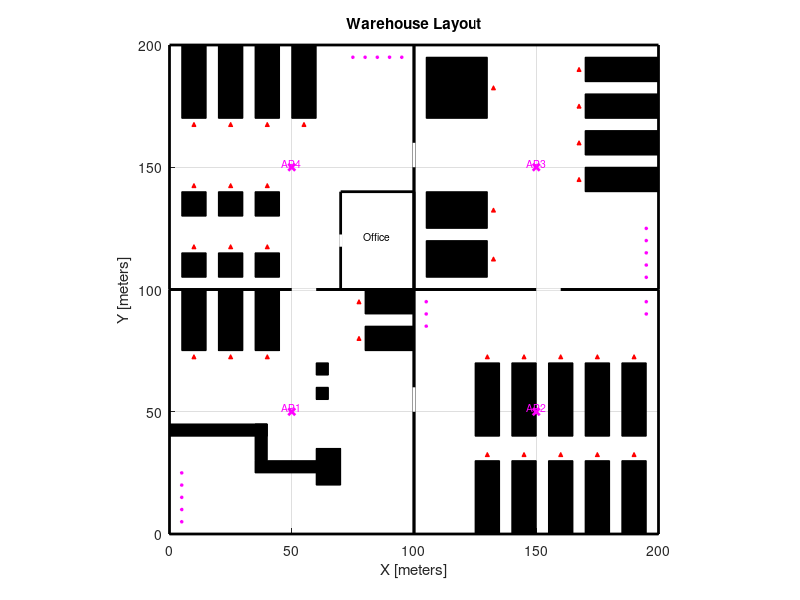

Reproduce this figure in MATLAB.
function warehouse_layout()

% Define the figure
figure;
hold on;
%% 

%%%%% ROOM 1 LAYOUT %%%%%

% Define the outer boundary for Room 1 (100x100 meters)
plot([0 100 100 0 0], [0 0 100 100 0], 'k', 'LineWidth', 2);

% Define the walls (black areas) as filled polygons
% Draw obstacles (partitions and blocks)

% Conveyor for arriving packages
fill([35 35 40 40], [30 45 45 30], 'k'); % Vertical conveyor

fill([35 35 60 60], [25 30 30 25], 'k'); % Horizontal conveyor 1

fill([0 0 40 40], [40 45 45 40], 'k'); % Horizontal conveyor 2

% Block 1
fill([60 60 70 70], [20 35 35 20], 'k'); % Small block near loading station

% Rack 1
fill([5 5 15 15], [75 100 100 75], 'k'); % Unloading rack 1

% Rack 2
fill([20 20 30 30], [75 100 100 75], 'k'); % Unloading rack 2

% Rack 3
fill([35 35 45 45], [75 100 100 75], 'k'); % Unloading rack 3

% Rack 4
fill([80 80 100 100], [90 100 100 90], 'k'); % Unloading rack 4

% Rack 5
fill([80 80 100 100], [75 85 85 75], 'k'); % Unloading rack 5

% Obstacle 1
fill([60 60 65 65], [65 70 70 65], 'k'); % Obstacle 1

% Obstacle 2
fill([60 60 65 65], [55 60 60 55], 'k'); % Obstacle 2

% Define the charging and loading/unloading areas

unloading_x = [10, 25, 40, 77.5, 77.5];
unloading_y = [72.5, 72.5, 72.5, 80, 95];

% Plot the unloading stations
plot(unloading_x, unloading_y, 'r^', 'MarkerSize', 3, 'MarkerFaceColor', 'r');

% Define the robot start positions
robot_positions = [5, 5; 5, 10; 5, 15; 5, 20; 5, 25];

% Plot the robot start positions
hold on;
plot(robot_positions(:,1), robot_positions(:,2), 'mo', 'MarkerSize', 2, 'MarkerFaceColor', 'm');
 

%% 

%%%%% ROOM 2 LAYOUT %%%%%

% Define the outer boundary for Room 2 (100x100 meters)
plot([100 200 200 100 100], [0 0 100 100 0], 'k', 'LineWidth', 2);

% Rack 1
fill([125 125 135 135], [0 30 30 0], 'k'); % Unloading rack 1

% Rack 2
fill([140 140 150 150], [0 30 30 0], 'k'); % Unloading rack 2

% Rack 3
fill([155 155 165 165], [0 30 30 0], 'k'); % Unloading rack 3

% Rack 4
fill([170 170 180 180], [0 30 30 0], 'k'); % Unloading rack 4

% Rack 5
fill([185 185 195 195], [0 30 30 0], 'k'); % Unloading rack 5

% Rack 6
fill([125 125 135 135], [40 70 70 40], 'k'); % Unloading rack 6

% Rack 7
fill([140 140 150 150], [40 70 70 40], 'k'); % Unloading rack 7

% Rack 8
fill([155 155 165 165], [40 70 70 40], 'k'); % Unloading rack 8

% Rack 9
fill([170 170 180 180], [40 70 70 40], 'k'); % Unloading rack 9

% Rack 10
fill([185 185 195 195], [40 70 70 40], 'k'); % Unloading rack 10

% Define the unloading areas

unloading_x = [130, 145, 160, 175, 190, 130, 145, 160, 175, 190];
unloading_y = [32.5, 32.5, 32.5, 32.5, 32.5, 72.5, 72.5, 72.5, 72.5, 72.5];

% Plot the unloading stations
plot(unloading_x, unloading_y, 'r^', 'MarkerSize', 3, 'MarkerFaceColor', 'r');

% Define the robot start positions
robot_positions = [105, 95; 105, 90; 105, 85; 195, 95; 195, 90];

% Plot the robot start positions
hold on;
plot(robot_positions(:,1), robot_positions(:,2), 'mo', 'MarkerSize', 2, 'MarkerFaceColor', 'm');

%% 

%%%%% ROOM 3 LAYOUT %%%%%

% Define the outer boundary for Room 3 (100x100 meters)
plot([100 200 200 100 100], [100 100 200 200 100], 'k', 'LineWidth', 2);

% Conveyors to load into delivery trucks

fill([105 105 130 130], [105 120 120 105], 'k'); % Unloading Rack 1

fill([105 105 130 130], [125 140 140 125], 'k'); % Unloading Rack 2

fill([105 105 130 130], [170 195 195 170], 'k'); % Unloading Rack 3

fill([170 170 200 200], [140 150 150 140], 'k'); % Unloading Rack 4

fill([170 170 200 200], [155 165 165 155], 'k'); % Unloading Rack 5

fill([170 170 200 200], [170 180 180 170], 'k'); % Unloading Rack 6

fill([170 170 200 200], [185 195 195 185], 'k'); % Unloading Rack 7

unloading_x = [132.5, 132.5, 132.5, 167.5, 167.5, 167.5, 167.5];
unloading_y = [112.5, 132.5, 182.5, 145, 160, 175, 190];

% Plot the unloading stations
plot(unloading_x, unloading_y, 'r^', 'MarkerSize', 3, 'MarkerFaceColor', 'r');

% Define the robot start positions
robot_positions = [195, 105; 195, 110; 195, 115; 195, 120; 195, 125];

% Plot the robot start positions
hold on;
plot(robot_positions(:,1), robot_positions(:,2), 'mo', 'MarkerSize', 2, 'MarkerFaceColor', 'm');

%% 

%%%%% ROOM 4 LAYOUT %%%%%

% Define the outer boundary for Room 4 (100x100 meters)
plot([0 100 100 0 0], [100 100 200 200 100], 'k', 'LineWidth', 2);

% Rack 1
fill([5 5 15 15], [170 200 200 170], 'k'); % Unloading rack 1

% Rack 2
fill([20 20 30 30], [170 200 200 170], 'k'); % Unloading rack 2

% Rack 3
fill([35 35 45 45], [170 200 200 170], 'k'); % Unloading rack 3

% Rack 4
fill([50 50 60 60], [170 200 200 170], 'k'); % Unloading rack 4

% Block 1
fill([5 5 15 15], [105 115 115 105], 'k');

% Block 2
fill([20 20 30 30], [105 115 115 105], 'k');

% Block 3
fill([35 35 45 45], [105 115 115 105], 'k');

% Block 4
fill([5 5 15 15], [130 140 140 130], 'k');

% Block 5
fill([20 20 30 30], [130 140 140 130], 'k');

% Block 6
fill([35 35 45 45], [130 140 140 130], 'k');

% Office
plot([70 70 100 100 70], [100 140 140 100 100], 'k', 'LineWidth', 2);
plot([70 70], [117.5 122.5], 'w', 'LineWidth', 2);

% Define the charging and unloading areas
unloading_x = [10, 25, 40, 55, 10, 25, 40, 10, 25, 40];
unloading_y = [167.5, 167.5, 167.5, 167.5, 142.5, 142.5, 142.5, 117.5, 117.5, 117.5];


% Plot the unloading stations
plot(unloading_x, unloading_y, 'r^', 'MarkerSize', 3, 'MarkerFaceColor', 'r');

text(85, 120, 'Office', 'HorizontalAlignment', 'center', 'VerticalAlignment', 'bottom', 'FontSize', 7.5);

% Define the robot start positions
robot_positions = [75, 195; 80, 195; 85, 195; 90, 195; 95, 195];

% Plot the robot start positions
hold on;
plot(robot_positions(:,1), robot_positions(:,2), 'mo', 'MarkerSize', 2, 'MarkerFaceColor', 'm');
%% 

%%%%% DOORS BETWEEN ROOMS %%%%%
% Door between Room 1 and Room 2
plot([100 100], [50 60], 'w', 'LineWidth', 2);

% Door between Room 2 and Room 3
plot([150 160], [100 100], 'w', 'LineWidth', 2);

% Door between Room 3 and Room 4
plot([100 100], [150 160], 'w', 'LineWidth', 2);

% Door between Room 4 and Room 1
plot([50 60], [100 100], 'w', 'LineWidth', 2);

%%

% Plot the access points (APs)
ap_positions = [
    50, 50;    % AP1 in Room 1
    150, 50;   % AP2 in Room 2
    150, 150;  % AP3 in Room 3
    50, 150;   % AP4 in Room 4
];

for i = 1:size(ap_positions, 1)
    plot(ap_positions(i, 1), ap_positions(i, 2), 'mx', 'MarkerSize', 5, 'LineWidth', 2);
    text(ap_positions(i, 1), ap_positions(i, 2), sprintf('AP%d', i), 'HorizontalAlignment', 'center', 'VerticalAlignment', 'bottom', 'FontSize', 7.5, 'Color', 'magenta');
end
%% 

% Set the axis limits and labels
axis([0 200 0 200]);
xlabel('X [meters]');
ylabel('Y [meters]');
title('Warehouse Layout');
grid on;
hold off;

% Adjust the aspect ratio
axis equal;